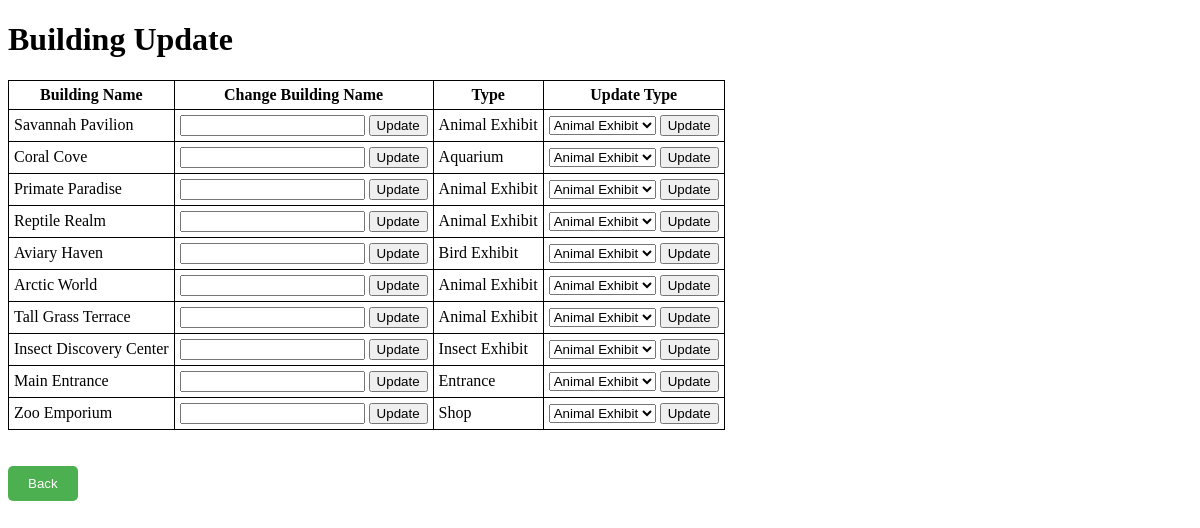
The page /building-update.php on the database its author committed.
### tables this page shows
CREATE TABLE `buildings` (
  `building_id` int(11) NOT NULL,
  `Bname` varchar(255) NOT NULL,
  `type` varchar(255) NOT NULL
);

### building-update.php (the view, shortened to what this page needs)
<?php
include("connection.php");
$query = "SELECT * FROM  buildings ";
$result = mysqli_query($conn, $query);
?>
<!DOCTYPE html>
<html>
<head>
</head>
<body>
	<h1>Building Update</h1>
	<table>
		<thead>
			<tr>
				<th>Building Name</th>
				<th>Change Building Name</th>
				<th>Type</th>
				<th>Update Type</th>
			</tr>
		</thead>
		<tbody>
			<?php while ($row = mysqli_fetch_assoc($result)) { ?>
				<tr>
					<td><?php echo $row['Bname']; ?></td>
					<td>
						<form method="POST">
							<input type="text" name="newName" value="">
							<input type="submit" name="update_building_name" value="Update">
						</form>
					</td>
					<td><?php echo $row['type']; ?></td>
					<td>
						<form method="POST">
							<div>
								<select name="typeOpt" id="status">
									<option value="Animal Exhibit">Animal Exhibit</option>
								</select>
							<input type="submit" name="update_animal" value="Update">
							</div>
						</form>
					</td>
				</tr>
			<?php } ?>
		</tbody>
	</table>
	<br> <br>
	<button onclick="window.location.href='admin.php'">Back</button>
</body>
</html>

### building-update.php (style rules this page uses)
table, th, td { border: 1px solid black; border-collapse: collapse; padding: 5px; }
button { background-color: #4CAF50; color: white; padding: 10px 20px; border: none; border-radius: 5px; cursor: pointer; }

### rows shown on the page
buildings: Bname "Savannah Pavilion", type "Animal Exhibit"
buildings: Bname "Coral Cove", type "Aquarium"
buildings: Bname "Primate Paradise", type "Animal Exhibit"
buildings: Bname "Reptile Realm", type "Animal Exhibit"
buildings: Bname "Aviary Haven", type "Bird Exhibit"
buildings: Bname "Arctic World", type "Animal Exhibit"
buildings: Bname "Tall Grass Terrace", type "Animal Exhibit"
buildings: Bname "Insect Discovery Center", type "Insect Exhibit"
buildings: Bname "Main Entrance", type "Entrance"
buildings: Bname "Zoo Emporium", type "Shop"
